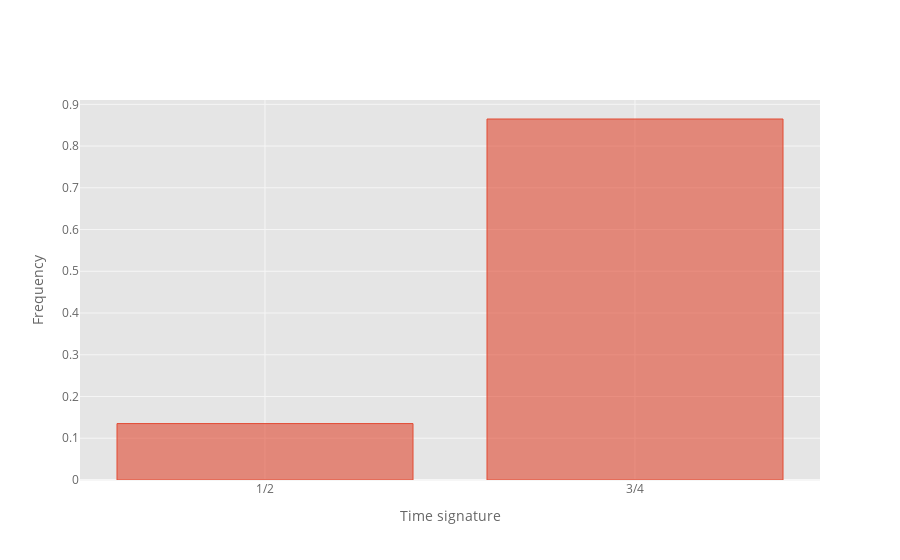

Notebook cell for this chart:
### Markdown cell above
The common average duration is close to a quarter note, which is also the common tactus of all the dances (that are only written in 3/4 or 2/4 meter).

### Code cell
float_timesig = measure_list
float_timesig['timesig'] = measure_list.timesig.apply(str)
float_timesig.groupby('timesig').apply(lambda x: len(x)/len(measure_list)).iplot('bar', xTitle = 'Time signature', yTitle = 'Frequency')

### Figure 1 — Plotly figure (JSON) as saved in the notebook; plotly's stock layout.template omitted (floating-point values rounded to 4 significant figures)
{"data": [{"marker": {"color": "rgba(226, 74, 51, 0.6)", "line": {"color": "rgba(226, 74, 51, 1.0)", "width": 1}}, "name": "None", "orientation": "v", "text": "", "type": "bar", "x": ["1/2", "3/4"], "y": [0.1352, 0.8648]}], "layout": {"legend": {"bgcolor": "#FFFFFF", "font": {"color": "#666666"}}, "paper_bgcolor": "#FFFFFF", "plot_bgcolor": "#E5E5E5", "title": {"font": {"color": "#151516"}}, "xaxis": {"gridcolor": "#F6F6F6", "showgrid": true, "tickfont": {"color": "#666666"}, "title": {"font": {"color": "#666666"}, "text": "Time signature"}, "zerolinecolor": "#F6F6F6"}, "yaxis": {"gridcolor": "#F6F6F6", "showgrid": true, "tickfont": {"color": "#666666"}, "title": {"font": {"color": "#666666"}, "text": "Frequency"}, "zerolinecolor": "#F6F6F6"}}}
